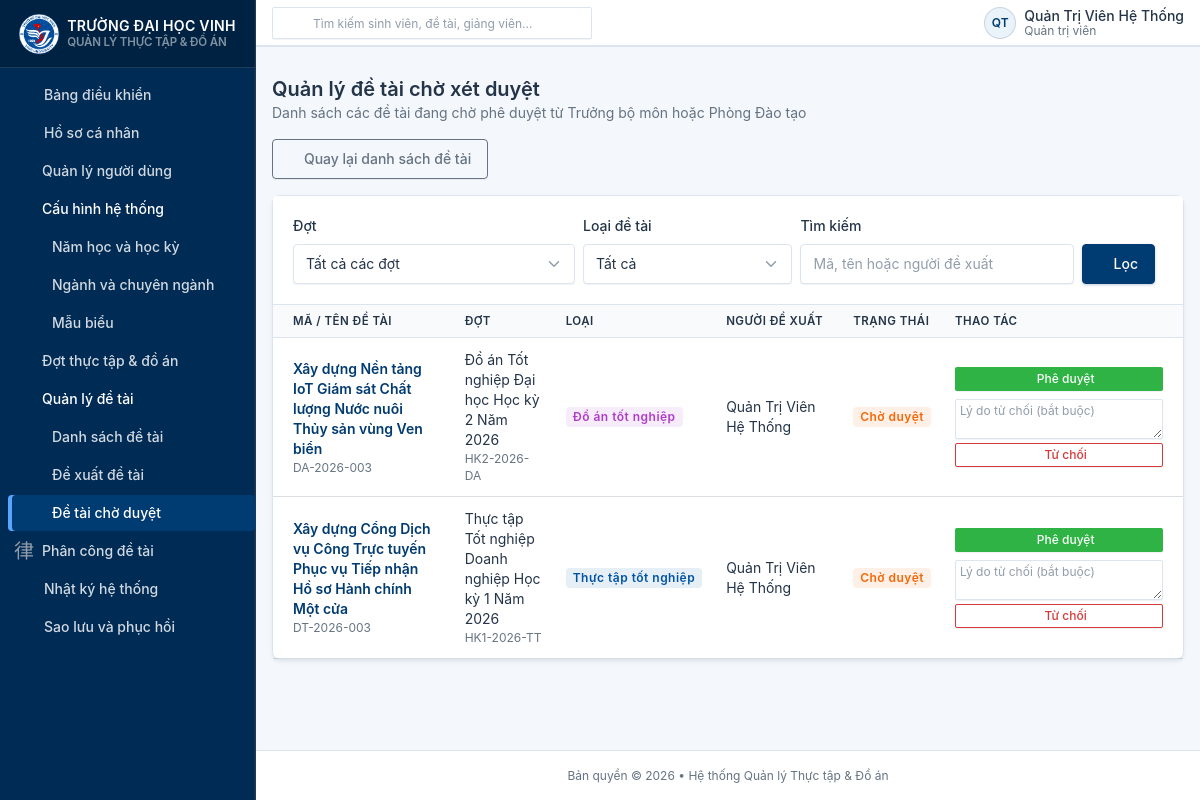
The page /topics/pending (signed in) on the database its author committed.
### tables this page shows
CREATE TABLE IF NOT EXISTS `topics` (
    `id` INT UNSIGNED AUTO_INCREMENT PRIMARY KEY COMMENT 'Khóa chính tự tăng',
    `code` VARCHAR(50) NOT NULL COMMENT 'Mã đề tài định danh duy nhất (vd: DT-2026-001, DA-2026-002)',
    `name` VARCHAR(255) NOT NULL COMMENT 'Tên hiển thị của đề tài',
    `description` TEXT NULL COMMENT 'Mô tả chi tiết nội dung, mục tiêu, yêu cầu công nghệ của đề tài',
    `type` ENUM('internship', 'graduation_project') NOT NULL COMMENT 'Loại đề tài: Thực tập hoặc Đồ án tốt nghiệp',
    `period_id` INT UNSIGNED NOT NULL COMMENT 'Khóa ngoại tham chiếu đến đợt (internship_periods.id)',
    `proposer_id` INT UNSIGNED NOT NULL COMMENT 'Khóa ngoại tham chiếu đến người đề xuất (users.id)',
    `max_students` INT UNSIGNED NOT NULL DEFAULT 1 COMMENT 'Số lượng sinh viên tối đa có thể tham gia',
    `status` ENUM('draft', 'pending', 'approved', 'rejected') NOT NULL DEFAULT 'draft' COMMENT 'Trạng thái đề tài',
    `created_at` DATETIME NOT NULL DEFAULT CURRENT_TIMESTAMP COMMENT 'Thời điểm tạo đề tài',
    `updated_at` DATETIME NOT NULL DEFAULT CURRENT_TIMESTAMP ON UPDATE CURRENT_TIMESTAMP COMMENT 'Thời điểm cập nhật cuối',

    UNIQUE KEY `uk_topics_code` (`code`),
    INDEX `idx_topics_period_id` (`period_id`),
    INDEX `idx_topics_proposer_id` (`proposer_id`),
    INDEX `idx_topics_status` (`status`),
    INDEX `idx_topics_type` (`type`),
    INDEX `idx_topics_created_at` (`created_at`),

    CONSTRAINT `fk_topics_period` FOREIGN KEY (`period_id`)
        REFERENCES `internship_periods` (`id`) ON UPDATE CASCADE ON DELETE RESTRICT,
    CONSTRAINT `fk_topics_proposer` FOREIGN KEY (`proposer_id`)
        REFERENCES `users` (`id`) ON UPDATE CASCADE ON DELETE RESTRICT
);

CREATE TABLE IF NOT EXISTS `internship_periods` (
    `id` INT UNSIGNED AUTO_INCREMENT PRIMARY KEY COMMENT 'Khóa chính tự tăng',
    `code` VARCHAR(50) NOT NULL COMMENT 'Mã đợt định danh duy nhất (vd: HK1-2026-TT, HK2-2026-DA)',
    `name` VARCHAR(150) NOT NULL COMMENT 'Tên hiển thị của đợt thực tập / đồ án',
    `type` ENUM('internship', 'graduation_project') NOT NULL COMMENT 'Loại đợt: internship (Thực tập) hoặc graduation_project (Đồ án tốt nghiệp)',
    `start_date` DATE NOT NULL COMMENT 'Ngày bắt đầu đợt (YYYY-MM-DD)',
    `end_date` DATE NOT NULL COMMENT 'Ngày kết thúc đợt (YYYY-MM-DD)',
    `status` ENUM('draft', 'active', 'closed') NOT NULL DEFAULT 'draft' COMMENT 'Trạng thái đợt: draft (Nháp/Chưa mở), active (Đang diễn ra), closed (Đã kết thúc/Đóng)',
    `description` TEXT NULL COMMENT 'Mô tả chi tiết, quy định hoặc thông báo cho đợt',
    `created_at` DATETIME NOT NULL DEFAULT CURRENT_TIMESTAMP COMMENT 'Thời điểm tạo bản ghi',
    `updated_at` DATETIME NOT NULL DEFAULT CURRENT_TIMESTAMP ON UPDATE CURRENT_TIMESTAMP COMMENT 'Thời điểm cập nhật cuối',
    UNIQUE KEY `uk_internship_periods_code` (`code`),
    INDEX `idx_internship_periods_status` (`status`),
    INDEX `idx_internship_periods_type` (`type`),
    INDEX `idx_internship_periods_dates` (`start_date`, `end_date`),
    CONSTRAINT `chk_period_dates` CHECK (`end_date` >= `start_date`)
);

CREATE TABLE IF NOT EXISTS `users` (
    `id` INT UNSIGNED AUTO_INCREMENT PRIMARY KEY,
    `username` VARCHAR(50) NOT NULL UNIQUE COMMENT 'Tên đăng nhập / Mã sinh viên / Mã giảng viên',
    `email` VARCHAR(100) NOT NULL UNIQUE COMMENT 'Email liên hệ chính thức',
    `password` VARCHAR(255) NOT NULL COMMENT 'Mật khẩu đã được mã hóa Bcrypt an toàn',
    `full_name` VARCHAR(100) NOT NULL COMMENT 'Họ và tên đầy đủ',
    `phone` VARCHAR(20) NULL COMMENT 'Số điện thoại liên lạc',
    `avatar` VARCHAR(255) NULL COMMENT 'Đường dẫn ảnh đại diện (kế thừa cũ)',
    `avatar_path` VARCHAR(255) NULL COMMENT 'Đường dẫn ảnh đại diện chuẩn hóa',
    `status` TINYINT(1) NOT NULL DEFAULT 1 COMMENT 'Trạng thái tài khoản: 1 = Hoạt động, 0 = Bị khóa',
    `created_at` DATETIME NOT NULL DEFAULT CURRENT_TIMESTAMP,
    `updated_at` DATETIME NOT NULL DEFAULT CURRENT_TIMESTAMP ON UPDATE CURRENT_TIMESTAMP,
    INDEX `idx_users_status` (`status`)
);

### app/Core/Controller.php (called while the page is built, shortened)
<?php
class Controller
{
    protected function render(string $view, array $data = []): void
    {
        $viewPath = dirname(__DIR__) . '/Views/' . str_replace('.', '/', $view) . '.php';
        extract($data);
        require $viewPath;
    }
}

### app/Controllers/AuthController.php (called while the page is built, shortened)
<?php
class AuthController extends Controller
{
    public static function pullFlash(string $key): ?string
    {
        $value = $_SESSION['flash'][$key] ?? null;
        return $value;
    }
}

### app/Models/Topic.php (called while the page is built, shortened)
<?php
class Topic
{
    public static function all(array $filters = []): array
    {
        $pdo = Database::getConnection();
        [$where, $params] = self::buildWhere($filters);
        $sql = 'SELECT
                    t.*,
                    p.code AS period_code,
                    p.name AS period_name,
                    p.status AS period_status,
                    p.type AS period_type,
                    u.username AS proposer_username,
                    u.full_name AS proposer_name,
                    u.email AS proposer_email
                FROM `topics` t
                INNER JOIN `internship_periods` p ON t.period_id = p.id
                INNER JOIN `users` u ON t.proposer_id = u.id'
            . $where . ' ORDER BY t.created_at DESC, t.id DESC';
        $stmt = $pdo->prepare($sql);
        $stmt->execute($params);
        return $stmt->fetchAll(PDO::FETCH_ASSOC);
    }
    private static function buildWhere(array $filters): array
    {
        $where = ' WHERE 1=1';
        $params = [];
        if (!empty($filters['status']) && in_array($filters['status'], self::ALLOWED_STATUSES, true)) {
            $where .= ' AND t.status = :status';
            $params['status'] = $filters['status'];
        }
        return [$where, $params];
    }
}

### app/Views/topics/pending.php (the view, shortened to what this page needs)
<?php
require dirname(__DIR__) . '/layouts/header.php';
$escape = static fn(mixed $value): string => htmlspecialchars((string)$value, ENT_QUOTES, 'UTF-8');
$topics = $topics ?? [];
$filters = $filters ?? [];
$statusBadges = $statusBadges ?? [];
$typeBadges = $typeBadges ?? [];
$typeLabels = $typeLabels ?? [];
?>
<div class="container-xl">
    <div class="mb-3">
        <a class="btn btn-outline-secondary" href="<?= $escape($baseUrl) ?>/topics">
            <i class="ti ti-arrow-left me-1"></i>Quay lại danh sách đề tài
        </a>
    </div>
    <div class="card shadow-sm">
        <div class="card-header">
            <form action="<?= $escape($baseUrl) ?>/topics/pending" method="GET" class="row g-2 align-items-end w-100">
                <div class="col-12 col-md-4">
                    <label class="form-label" for="period-filter">Đợt</label>
                    <select class="form-select" name="period_id" id="period-filter">
                        <option value="">Tất cả các đợt</option>
                    </select>
                </div>
                <div class="col-12 col-md-3">
                    <label class="form-label" for="type-filter">Loại đề tài</label>
                    <select class="form-select" name="type" id="type-filter">
                        <option value="">Tất cả</option>
                    </select>
                </div>
                <div class="col-12 col-md">
                    <label class="form-label" for="keyword">Tìm kiếm</label>
                    <input class="form-control" id="keyword" name="keyword" value="<?= $escape($filters['keyword'] ?? '') ?>" placeholder="Mã, tên hoặc người đề xuất">
                </div>
                <div class="col-auto"><button class="btn btn-primary" type="submit"><i class="ti ti-search me-1"></i>Lọc</button></div>
            </form>
        </div>
        <div class="table-responsive">
            <table class="table table-vcenter card-table">
                <thead><tr><th>Mã / tên đề tài</th><th>Đợt</th><th>Loại</th><th>Người đề xuất</th><th>Trạng thái</th><th>Thao tác</th></tr></thead>
                <tbody>
                    <?php if (!$topics): ?>
                        <tr><td colspan="6" class="text-center text-secondary py-5">Không có đề tài đang chờ xét duyệt.</td></tr>
                    <?php else: foreach ($topics as $topic): ?>
                        <tr>
                            <td><a class="fw-semibold" href="<?= $escape($baseUrl) ?>/topics/detail?id=<?= (int)$topic['id'] ?>"><?= $escape($topic['name']) ?></a>
                                <div class="text-secondary small"><?= $escape($topic['code']) ?></div></td>
                            <td><?= $escape($topic['period_name']) ?><div class="text-secondary small"><?= $escape($topic['period_code']) ?></div></td>
                            <td><span class="badge <?= $escape($typeBadges[$topic['type']] ?? 'bg-secondary-lt') ?>"><?= $escape($typeLabels[$topic['type']] ?? $topic['type']) ?></span></td>
                            <td><?= $escape($topic['proposer_name']) ?></td>
                            <td><span class="badge <?= $escape($statusBadges[$topic['status']] ?? 'bg-warning-lt') ?>">Chờ duyệt</span></td>
                            <td>
                                <?php if (($topic['period_status'] ?? null) === 'closed'): ?>
                                    <span class="text-secondary small">Đợt đã kết thúc</span>
                                <?php else: ?>
                                    <div class="d-flex flex-column gap-2" style="min-width: 13rem">
                                        <button class="btn btn-sm btn-success w-100 js-approve-topic" type="button"
                                                data-topic-id="<?= (int)$topic['id'] ?>"
                                                data-topic-name="<?= $escape($topic['name']) ?>"
                                                data-topic-code="<?= $escape($topic['code']) ?>"
                                                data-period-name="<?= $escape($topic['period_name']) ?>"
                                                data-period-code="<?= $escape($topic['period_code']) ?>">
                                            <i class="ti ti-check me-1"></i>Phê duyệt
                                        </button>
                                        <form action="<?= $escape($baseUrl) ?>/topics/reject" method="POST"
                                              onsubmit="return confirm('Xác nhận từ chối đề tài này?');">
                                            <textarea class="form-control form-control-sm mb-1" id="reason-<?= (int)$topic['id'] ?>"
                                                      name="comments" rows="2" maxlength="1000" required placeholder="Lý do từ chối (bắt buộc)"></textarea>
                                            <button class="btn btn-sm btn-outline-danger w-100" type="submit"><i class="ti ti-x me-1"></i>Từ chối</button>
                                        </form>
                                    </div>
                                <?php endif; ?>
                            </td>
                        </tr>
                    <?php endforeach; endif; ?>
                </tbody>
            </table>
        </div>
    </div>
</div>
<?php require dirname(__DIR__) . '/layouts/footer.php'; ?>

### public/assets/css/vinhuni-theme.css (style rules this page uses)
:root { --vinhuni-primary: #003B71; --vinhuni-primary-dark: #002B55; --vinhuni-primary-hover: #1769AA; --vinhuni-primary-light: #EAF2FA; --vinhuni-bg: #F4F7FB; --vinhuni-surface: #FFFFFF; --vinhuni-text: #243449; --vinhuni-border: #DCE5EF; --tblr-primary: #003B71; --tblr-primary-rgb: 0, 59, 113; --tblr-primary-fg: #ffffff; --tblr-primary-dark: #002B55; --tblr-primary-hover: #1769AA; --tblr-primary-lt: #EAF2FA; --tblr-body-bg: #F4F7FB; --tblr-body-color: #243449; --tblr-border-color: #DCE5EF; --tblr-link-color: #003B71; --tblr-link-hover-color: #1769AA; }
body, .page, .page-wrapper { background-color: var(--vinhuni-bg) !important; color: var(--vinhuni-text); }
a { color: var(--vinhuni-primary); text-decoration: none; transition: color 0.15s ease-in-out; }
.btn-primary { background-color: var(--vinhuni-primary) !important; border-color: var(--vinhuni-primary) !important; color: #ffffff !important; box-shadow: 0 1px 3px rgba(0, 59, 113, 0.25); transition: all 0.15s ease-in-out; }
.card { background-color: var(--vinhuni-surface) !important; border: 1px solid var(--vinhuni-border) !important; box-shadow: 0 1px 3px rgba(36, 52, 73, 0.05); border-radius: 8px; }
.card-header { background-color: #ffffff; border-bottom: 1px solid var(--vinhuni-border); }
.table thead th { background-color: #f8fafc; color: var(--vinhuni-text); border-bottom: 1px solid var(--vinhuni-border); font-weight: 600; font-size: 0.72rem; letter-spacing: 0.04em; }
.btn-outline-danger { color: #d63939 !important; border-color: #d63939 !important; }

### app/Views/layouts/header.php (style rules this page uses)
:root { --tblr-font-sans-serif: -apple-system, BlinkMacSystemFont, "Segoe UI", Roboto, Helvetica, Arial, sans-serif; }
body { overflow-x: hidden; }

### rows shown on the page
topics: name "Xây dựng Nền tảng IoT Giám sát Chất lượng Nước nuôi Thủy sản vùng Ven biển", code "DA-2026-003", period.name "Đồ án Tốt nghiệp Đại học Học kỳ 2 Năm 2026", period.code "HK2-2026-DA", type "Đồ án tốt nghiệp", proposer.full_name "Quản Trị Viên Hệ Thống", comments "Lý do từ chối (bắt buộc)"
topics: name "Xây dựng Cổng Dịch vụ Công Trực tuyến Phục vụ Tiếp nhận Hồ sơ Hành chính Một cửa", code "DT-2026-003", period.name "Thực tập Tốt nghiệp Doanh nghiệp Học kỳ 1 Năm 2026", period.code "HK1-2026-TT", type "Thực tập tốt nghiệp", proposer.full_name "Quản Trị Viên Hệ Thống", comments "Lý do từ chối (bắt buộc)"

### other values the page prints
$title "Năm học và học kỳ Ngành và chuyên ngành Mẫu biểu Nhật ký hệ thống Sao lưu và phục hồi"
$escape($headerInitials) "QT"
$escape($currentFullName) "Quản Trị Viên Hệ Thống"
$escape($displayRole) "Quản trị viên"
$escape($pageHeading) "Quản lý đề tài chờ xét duyệt"
$escape($pageDescription) "Danh sách các đề tài đang chờ phê duyệt từ Trưởng bộ môn hoặc Phòng Đào tạo"
